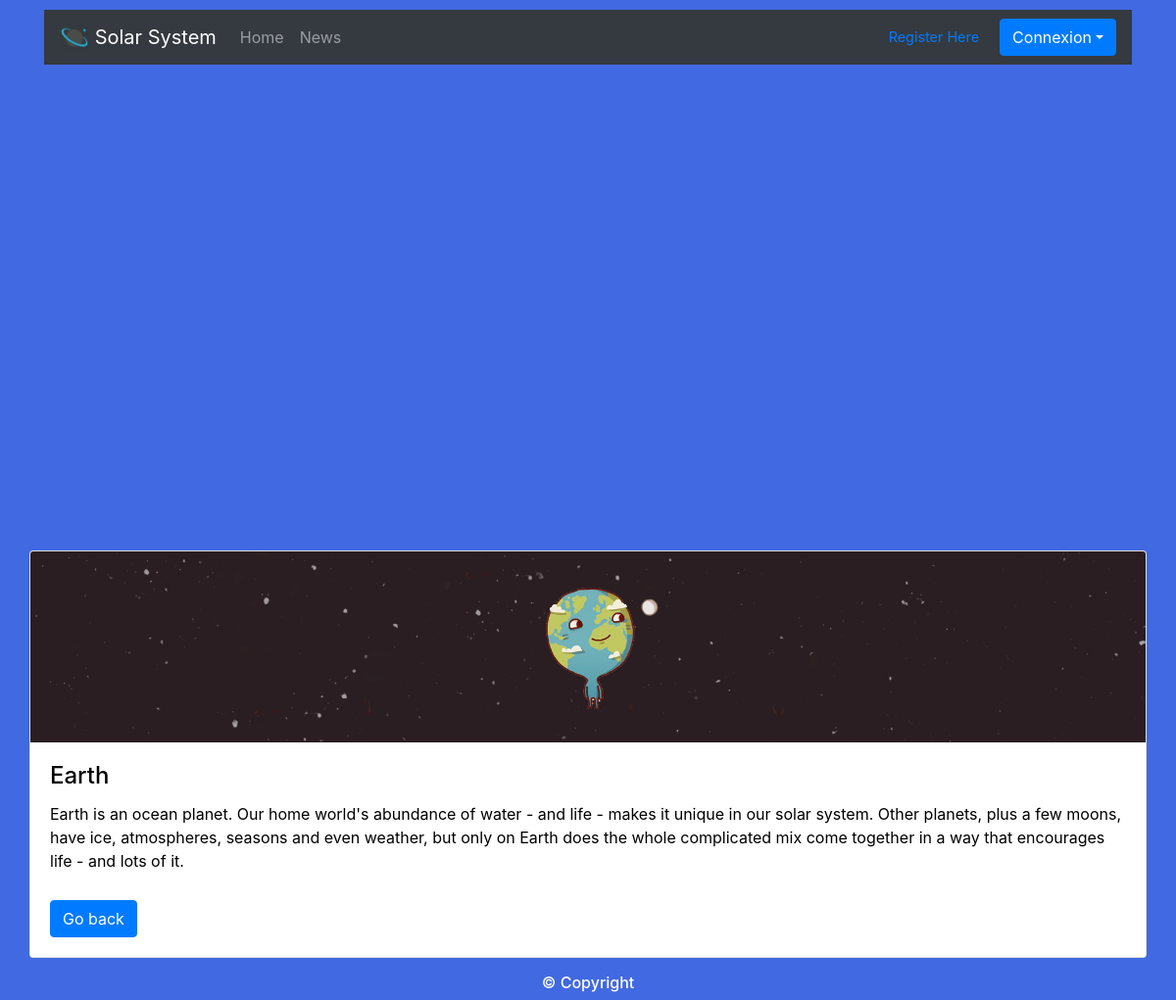
/index.php?page=news&id=3, run on the app's committed database.
### tables this page shows
CREATE TABLE IF NOT EXISTS `articles` (
  `id` int(11) NOT NULL AUTO_INCREMENT,
  `title` varchar(255) NOT NULL,
  `content` longtext NOT NULL,
  `imgurl` varchar(255) NOT NULL,
  `date` datetime NOT NULL,
  PRIMARY KEY (`id`)
);

### controllers/news.php (called while the page is built, shortened)
<?php
include(dirname(__FILE__) . '/../models/news.php');
include(dirname(__FILE__) . '/../views/news.php');

### models/news.php (called while the page is built)
<?php
function getIdNews(array $request)
{
	global $db;
	$id = array();
	$query = $db->prepare('SELECT * FROM articles WHERE id=:id');
	$query->bindParam(':id', $request[0]);
	$query->execute();
	while ($data = $query->fetch()) {
		$id[] = $data;
	}
	return $id;
}

### core/Model.php (called while the page is built, shortened)
<?php
function getNews()
{
	global $db;
	$news = array();
	$req = $db->query('SELECT * FROM articles ORDER BY date');
	while ($data = $req->fetch()) {
		$news[] = $data;
	}
	return $news;
}

### core/Controller.php (called while the page is built)
<?php
include('Model.php');
$news = getNews();

### views/news.php (the view, shortened to what this page needs)
<?php
include('includes/header.php');
include('includes/banner.php');
?>
    <div class="container">
        <div class="row">
            <?php
            if (isset($_GET['id']) AND $_GET['id'] > 0) {
                $id = getIdNews(array($_GET['id']));
                foreach ($id as $k) {
                    echo '
			<div class="col-xs-12">
			<div class="card mb-3">
			<img class="card-img-top" src="' . $k['imgurl'] . '" alt="Card image cap">
			<div class="card-body">
			<h4 class="card-title">' . $k['title'] . '</h4>
			<p class="card-text">' . $k['content'] . '</p>
			<a href="index.php?page=news" class="btn btn-primary pull-down">Go back</a>
			</div>
			</div>
			</div>';
                }
            }
            else {
                foreach ($news as $key) {
                    echo '
			<div class="col-xs-12 col-sm-6 col-md-4">
			<div class="card text-center mb-3">
			<img class="card-img-top" src="' . $key['imgurl'] . '" alt="Card image cap">
			<div class="card-body">
			<h5 class="card-title">' . substr($key['title'], 0, 50) . '</h5>
			<a href="index.php?page=news&id=' . $key['id'] . '" class="btn btn-primary">Go somewhere</a>
			</div>
			</div>
			</div>
			';
                }}
            ?>
        </div>
    </div>
<?php
include('includes/footer.php')
?>

### css/style.css (style rules this page uses)
body { padding-top: 10px; background-color: RoyalBlue; color: white; }
.card img { max-height: 195px; object-fit: cover; }
.card-body { color: black; padding-bottom: 70px; }
.pull-down { position:absolute; bottom: 1.25rem; }

### data on the page
articles: imgurl (picture), title "Earth", content "Earth is an ocean planet. Our home world's abundance of water - and life - makes it unique in our solar system. Other planets, plus a few moons, have ice, atmospheres, seasons and even weather, but only on Earth does the whole complicated mix come together in a way that encourages life - and lots of it."
